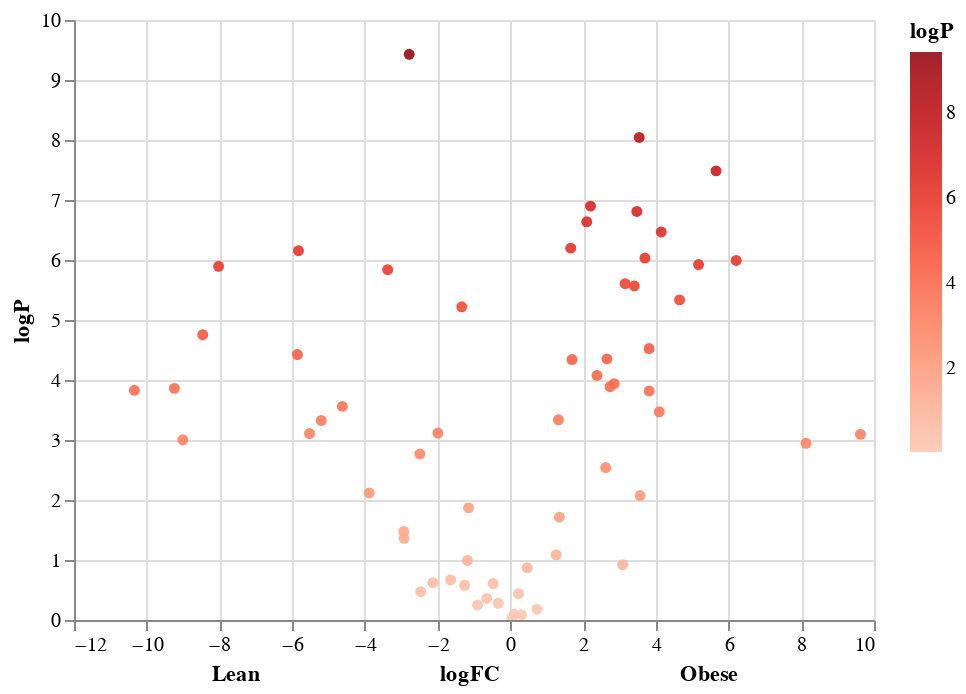

Source (notebook cell):
### Markdown cell above
#### Vulcano plot

### Code cell
#non interactive plot
#sns.scatterplot(y='logP',x='logFC',data=Stats,hue='logP',palette='Reds')


xscale = alt.Scale(type='log')
chart=alt.Chart(Stats).mark_circle(opacity= 0.9).encode(
    y='logP',
    x=alt.X('logFC',title="Lean"+" "*30+"logFC"+" "*30+"Obese"),
    color=alt.Color('logP',scale=alt.Scale(scheme='reds')),
    tooltip=["Name",
        alt.Tooltip( "HF", type = "quantitative",format='.2f'),
        alt.Tooltip( "chow", type = "quantitative",format='.2f'),
             'Id'
    ]
)

chart.interactive()

### Figure 1 — Vega-Lite specification as saved in the notebook (floating-point values rounded to 4 significant figures)
{"config": {"view": {"continuousWidth": 400, "continuousHeight": 300}}, "data": {"name": "data-892015ca3813b8abc231c9c9c3446eec"}, "mark": {"type": "circle", "opacity": 0.9}, "encoding": {"color": {"type": "quantitative", "field": "logP", "scale": {"scheme": "reds"}}, "tooltip": [{"type": "nominal", "field": "Name"}, {"type": "quantitative", "field": "HF", "format": ".2f"}, {"type": "quantitative", "field": "chow", "format": ".2f"}, {"type": "nominal", "field": "Id"}], "x": {"type": "quantitative", "field": "logFC", "title": "Lean                              logFC                              Obese"}, "y": {"type": "quantitative", "field": "logP"}}, "selection": {"selector001": {"type": "interval", "bind": "scales", "encodings": ["x", "y"]}}, "$schema": "https://vega.github.io/schema/vega-lite/v4.8.1.json", "datasets": {"data-892015ca3813b8abc231c9c9c3446eec": [{"HF": 2.052, "chow": -1.493, "Id": "MAG01", "logFC": 3.544, "Pvalue": 9.067e-09, "Pvalue_BH": 2.856e-07, "logP": 8.043, "Name": "Acetatifactor MAG01"}, {"HF": -0.8566, "chow": 0.4801, "Id": "MAG02", "logFC": -1.337, "Pvalue": 6.036e-06, "Pvalue_BH": 2.112e-05, "logP": 5.219, "Name": "CAG-485 sp002361155"}, {"HF": -0.9313, "chow": 1.061, "Id": "MAG03", "logFC": -1.993, "Pvalue": 0.0007654, "Pvalue_BH": 0.001405, "logP": 3.116, "Name": "CAG-95 sp000403495"}, {"HF": 3.532, "chow": -1.643, "Id": "MAG04", "logFC": 5.175, "Pvalue": 1.193e-06, "Pvalue_BH": 6.162e-06, "logP": 5.923, "Name": "Lachnospiraceae MAG04"}, {"HF": 1.608, "chow": 0.286, "Id": "MAG05", "logFC": 1.322, "Pvalue": 0.0004603, "Pvalue_BH": 0.0009025, "logP": 3.337, "Name": "An181 MAG05"}, {"HF": 1.871, "chow": -2.782, "Id": "MAG06", "logFC": 4.653, "Pvalue": 4.623e-06, "Pvalue_BH": 1.713e-05, "logP": 5.335, "Name": "Lachnospiraceae MAG06"}, {"HF": 0.9249, "chow": -2.776, "Id": "MAG07", "logFC": 3.701, "Pvalue": 9.284e-07, "Pvalue_BH": 5.83e-06, "logP": 6.032, "Name": "Dorea MAG07"}, {"HF": 1.006, "chow": -8.62, "Id": "MAG08", "logFC": 9.627, "Pvalue": 0.0008046, "Pvalue_BH": 0.001408, "logP": 3.094, "Name": "Lactobacillus johnsonii"}, {"HF": -2.313, "chow": 5.711, "Id": "MAG09", "logFC": -8.024, "Pvalue": 1.272e-06, "Pvalue_BH": 6.162e-06, "logP": 5.896, "Name": "CAG-485 MAG09"}, {"HF": 1.438, "chow": 4.22, "Id": "MAG10", "logFC": -2.782, "Pvalue": 3.725e-10, "Pvalue_BH": 2.347e-08, "logP": 9.429, "Name": "UBA7173 sp001689485"}, {"HF": -1.162, "chow": -9.292, "Id": "MAG11", "logFC": 8.13, "Pvalue": 0.001135, "Pvalue_BH": 0.001881, "logP": 2.945, "Name": "Limosilactobacillus reuteri"}, {"HF": 0.07127, "chow": -3.016, "Id": "MAG12", "logFC": 3.087, "Pvalue": 0.1199, "Pvalue_BH": 0.1541, "logP": 0.9212, "Name": "Eubacterium_R MAG12"}, {"HF": -2.895, "chow": 0.9846, "Id": "MAG13", "logFC": -3.88, "Pvalue": 0.007605, "Pvalue_BH": 0.01169, "logP": 2.119, "Name": "Lachnospiraceae MAG13"}, {"HF": -5.412, "chow": 0.4459, "Id": "MAG14", "logFC": -5.858, "Pvalue": 3.764e-05, "Pvalue_BH": 0.0001129, "logP": 4.424, "Name": "CAG-485 MAG14"}, {"HF": -1.353, "chow": -5.448, "Id": "MAG15", "logFC": 4.095, "Pvalue": 0.0003387, "Pvalue_BH": 0.0006883, "logP": 3.47, "Name": "UBA7182 MAG15"}, {"HF": 4.92, "chow": 5.571, "Id": "MAG16", "logFC": -0.6507, "Pvalue": 0.4376, "Pvalue_BH": 0.4837, "logP": 0.3589, "Name": "Akkermansia muciniphila"}, {"HF": -1.947, "chow": -0.6879, "Id": "MAG17", "logFC": -1.259, "Pvalue": 0.2642, "Pvalue_BH": 0.3082, "logP": 0.5781, "Name": "Acetatifactor MAG17"}, {"HF": 1.639, "chow": -0.5655, "Id": "MAG18", "logFC": 2.204, "Pvalue": 1.264e-07, "Pvalue_BH": 1.954e-06, "logP": 6.898, "Name": "Lawsonibacter MAG18"}, {"HF": 1.999, "chow": -1.48, "Id": "MAG19", "logFC": 3.479, "Pvalue": 1.551e-07, "Pvalue_BH": 1.954e-06, "logP": 6.809, "Name": "Angelakisella MAG19"}, {"HF": 5.103, "chow": 2.362, "Id": "MAG20", "logFC": 2.741, "Pvalue": 0.0001291, "Pvalue_BH": 0.0003129, "logP": 3.889, "Name": "Kineothrix sp000403275"}, {"HF": 1.183, "chow": -1.438, "Id": "MAG21", "logFC": 2.621, "Pvalue": 0.002884, "Pvalue_BH": 0.004542, "logP": 2.54, "Name": "Oscillospiraceae MAG21"}, {"HF": -4.666, "chow": 0.534, "Id": "MAG22", "logFC": -5.2, "Pvalue": 0.0004727, "Pvalue_BH": 0.0009025, "logP": 3.325, "Name": "UBA3700 MAG22"}, {"HF": -0.2942, "chow": -1.028, "Id": "MAG23", "logFC": 0.7337, "Pvalue": 0.661, "Pvalue_BH": 0.694, "logP": 0.1798, "Name": "Kineothrix MAG23"}, {"HF": 1.889, "chow": 2.364, "Id": "MAG24", "logFC": -0.4756, "Pvalue": 0.2473, "Pvalue_BH": 0.2939, "logP": 0.6068, "Name": "Alistipes sp002362235"}, {"HF": 1.183, "chow": 2.086, "Id": "MAG25", "logFC": -0.9037, "Pvalue": 0.5628, "Pvalue_BH": 0.6009, "logP": 0.2497, "Name": "Paramuribaculum MAG25"}, {"HF": -1.793, "chow": 0.6959, "Id": "MAG26", "logFC": -2.489, "Pvalue": 0.001709, "Pvalue_BH": 0.00276, "logP": 2.767, "Name": "Rs-D84 MAG26"}, {"HF": -10.46, "chow": -1.457, "Id": "MAG27", "logFC": -9.007, "Pvalue": 0.0009913, "Pvalue_BH": 0.001688, "logP": 3.004, "Name": "UBA3700 MAG27"}, {"HF": 0.9654, "chow": -1.418, "Id": "MAG28", "logFC": 2.383, "Pvalue": 8.394e-05, "Pvalue_BH": 0.0002203, "logP": 4.076, "Name": "1XD42-69 MAG28"}, {"HF": -8.764, "chow": -5.834, "Id": "MAG29", "logFC": -2.93, "Pvalue": 0.03334, "Pvalue_BH": 0.04668, "logP": 1.477, "Name": "Zag111 MAG29"}, {"HF": 2.124, "chow": -0.7313, "Id": "MAG30", "logFC": 2.855, "Pvalue": 0.0001149, "Pvalue_BH": 0.0002895, "logP": 3.94, "Name": "Ligilactobacillus murinus"}, {"HF": 4.13, "chow": -2.081, "Id": "MAG31", "logFC": 6.211, "Pvalue": 1.018e-06, "Pvalue_BH": 5.83e-06, "logP": 5.992, "Name": "Acetatifactor MAG31"}, {"HF": 2.584, "chow": -0.8256, "Id": "MAG32", "logFC": 3.409, "Pvalue": 2.712e-06, "Pvalue_BH": 1.068e-05, "logP": 5.567, "Name": "1XD42-69 MAG32"}, {"HF": -2.604, "chow": -0.1384, "Id": "MAG33", "logFC": -2.466, "Pvalue": 0.3377, "Pvalue_BH": 0.3868, "logP": 0.4715, "Name": "NM07-P-09 sp004793925"}, {"HF": -5.326, "chow": 3.133, "Id": "MAG34", "logFC": -8.459, "Pvalue": 1.755e-05, "Pvalue_BH": 5.82e-05, "logP": 4.756, "Name": "CAG-485 MAG34"}, {"HF": -0.06128, "chow": 5.463, "Id": "MAG35", "logFC": -5.524, "Pvalue": 0.0007805, "Pvalue_BH": 0.001405, "logP": 3.108, "Name": "UBA7173 sp001915385"}, {"HF": 1.812, "chow": 0.1517, "Id": "MAG36", "logFC": 1.66, "Pvalue": 6.344e-07, "Pvalue_BH": 4.897e-06, "logP": 6.198, "Name": "Dorea MAG36"}, {"HF": 2.14, "chow": -1.427, "Id": "MAG37", "logFC": 3.567, "Pvalue": 0.008435, "Pvalue_BH": 0.01265, "logP": 2.074, "Name": "Acetatifactor MAG37"}, {"HF": 4.092, "chow": 2.831, "Id": "MAG38", "logFC": 1.261, "Pvalue": 0.08251, "Pvalue_BH": 0.1106, "logP": 1.083, "Name": "RC9 sp002298075"}, {"HF": -11.96, "chow": -1.622, "Id": "MAG39", "logFC": -10.34, "Pvalue": 0.0001482, "Pvalue_BH": 0.0003301, "logP": 3.829, "Name": "Parasutterella sp900552195"}, {"HF": 2.182, "chow": 4.31, "Id": "MAG40", "logFC": -2.128, "Pvalue": 0.2391, "Pvalue_BH": 0.2896, "logP": 0.6215, "Name": "Faecalibaculum rodentium"}, {"HF": 1.776, "chow": 0.07905, "Id": "MAG41", "logFC": 1.697, "Pvalue": 4.563e-05, "Pvalue_BH": 0.000125, "logP": 4.341, "Name": "Oscillospiraceae MAG41"}, {"HF": 0.2022, "chow": -3.613, "Id": "MAG42", "logFC": 3.815, "Pvalue": 2.991e-05, "Pvalue_BH": 9.423e-05, "logP": 4.524, "Name": "Erysipelatoclostridium cocleatum"}, {"HF": 1.614, "chow": -2.204, "Id": "MAG43", "logFC": 3.819, "Pvalue": 0.000152, "Pvalue_BH": 0.0003301, "logP": 3.818, "Name": "CAG-95 MAG43"}, {"HF": -1.922, "chow": -0.7709, "Id": "MAG44", "logFC": -1.151, "Pvalue": 0.01353, "Pvalue_BH": 0.01983, "logP": 1.869, "Name": "Alistipes sp002428825"}, {"HF": 3.366, "chow": 4.546, "Id": "MAG45", "logFC": -1.18, "Pvalue": 0.1017, "Pvalue_BH": 0.1335, "logP": 0.9926, "Name": "Phocaeicola vulgatus"}, {"HF": 2.11, "chow": 0.7632, "Id": "MAG46", "logFC": 1.347, "Pvalue": 0.01934, "Pvalue_BH": 0.02769, "logP": 1.714, "Name": "UBA9475 MAG46"}, {"HF": 2.315, "chow": -1.834, "Id": "MAG47", "logFC": 4.149, "Pvalue": 3.401e-07, "Pvalue_BH": 3.061e-06, "logP": 6.468, "Name": "Acetatifactor MAG47"}, {"HF": 0.1368, "chow": 3.059, "Id": "MAG48", "logFC": -2.923, "Pvalue": 0.04349, "Pvalue_BH": 0.05956, "logP": 1.362, "Name": "Paramuribaculum sp900553585"}, {"HF": -0.1048, "chow": 5.722, "Id": "MAG49", "logFC": -5.827, "Pvalue": 6.996e-07, "Pvalue_BH": 4.897e-06, "logP": 6.155, "Name": "Bacteroides intestinalis"}, {"HF": 2.414, "chow": -3.242, "Id": "MAG50", "logFC": 5.657, "Pvalue": 3.269e-08, "Pvalue_BH": 6.864e-07, "logP": 7.486, "Name": "UBA9475 MAG50"}, {"HF": 0.7566, "chow": 0.6513, "Id": "MAG51", "logFC": 0.1053, "Pvalue": 0.8035, "Pvalue_BH": 0.8298, "logP": 0.09504, "Name": "Mucispirillum schaedleri"}, {"HF": 1.798, "chow": -0.8574, "Id": "MAG52", "logFC": 2.655, "Pvalue": 4.443e-05, "Pvalue_BH": 0.000125, "logP": 4.352, "Name": "Acetatifactor MAG52"}, {"HF": 2.979, "chow": 0.8784, "Id": "MAG53", "logFC": 2.1, "Pvalue": 2.308e-07, "Pvalue_BH": 2.424e-06, "logP": 6.637, "Name": "14-2 MAG53"}, {"HF": 2.972, "chow": 2.749, "Id": "MAG54", "logFC": 0.2233, "Pvalue": 0.3641, "Pvalue_BH": 0.4096, "logP": 0.4388, "Name": "Mailhella MAG54"}, {"HF": 0.2168, "chow": 3.591, "Id": "MAG55", "logFC": -3.374, "Pvalue": 1.448e-06, "Pvalue_BH": 6.517e-06, "logP": 5.839, "Name": "1XD8-76 MAG55"}, {"HF": 1.238, "chow": 1.571, "Id": "MAG56", "logFC": -0.3336, "Pvalue": 0.5271, "Pvalue_BH": 0.5725, "logP": 0.2781, "Name": "Parabacteroides goldsteinii"}, {"HF": -2.656, "chow": 1.963, "Id": "MAG57", "logFC": -4.619, "Pvalue": 0.0002754, "Pvalue_BH": 0.0005782, "logP": 3.56, "Name": "CAG-873 MAG57"}, {"HF": 0.5356, "chow": 0.2268, "Id": "MAG58", "logFC": 0.3087, "Pvalue": 0.8182, "Pvalue_BH": 0.8314, "logP": 0.08716, "Name": "Phocaeicola sp002493165"}, {"HF": 1.403, "chow": -1.753, "Id": "MAG59", "logFC": 3.157, "Pvalue": 2.485e-06, "Pvalue_BH": 1.044e-05, "logP": 5.605, "Name": "Oscillospiraceae MAG59"}, {"HF": -11.1, "chow": -1.857, "Id": "MAG60", "logFC": -9.239, "Pvalue": 0.0001378, "Pvalue_BH": 0.0003215, "logP": 3.861, "Name": "Paramuribaculum MAG60"}, {"HF": -0.8324, "chow": 0.8095, "Id": "MAG61", "logFC": -1.642, "Pvalue": 0.215, "Pvalue_BH": 0.2656, "logP": 0.6675, "Name": "Paramuribaculum MAG61"}, {"HF": 2.06, "chow": 1.598, "Id": "MAG62", "logFC": 0.4625, "Pvalue": 0.1349, "Pvalue_BH": 0.17, "logP": 0.8698, "Name": "Odoribacter MAG62"}, {"HF": 1.073, "chow": 1.038, "Id": "MAG63", "logFC": 0.03474, "Pvalue": 0.9493, "Pvalue_BH": 0.9493, "logP": 0.02259, "Name": "Oscillospiraceae MAG63"}]}}
